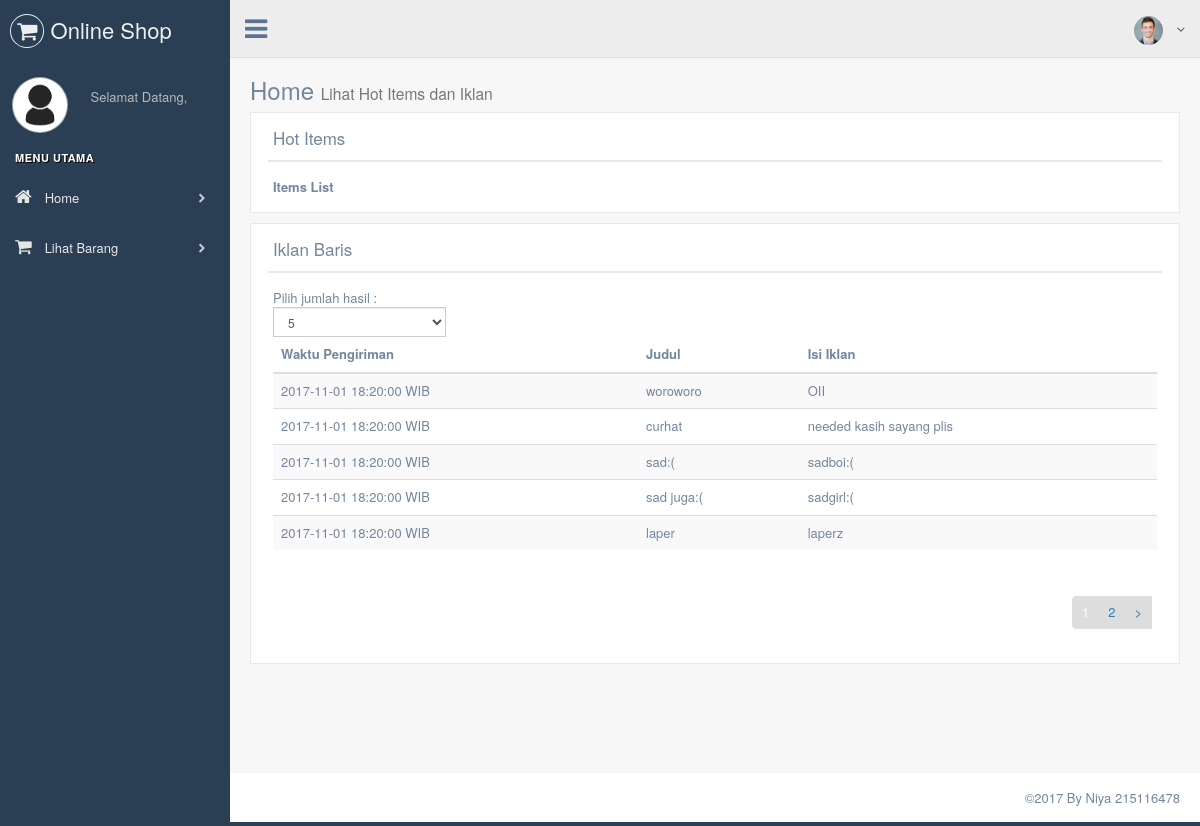
The page /index.php/user on the database as committed earlier.
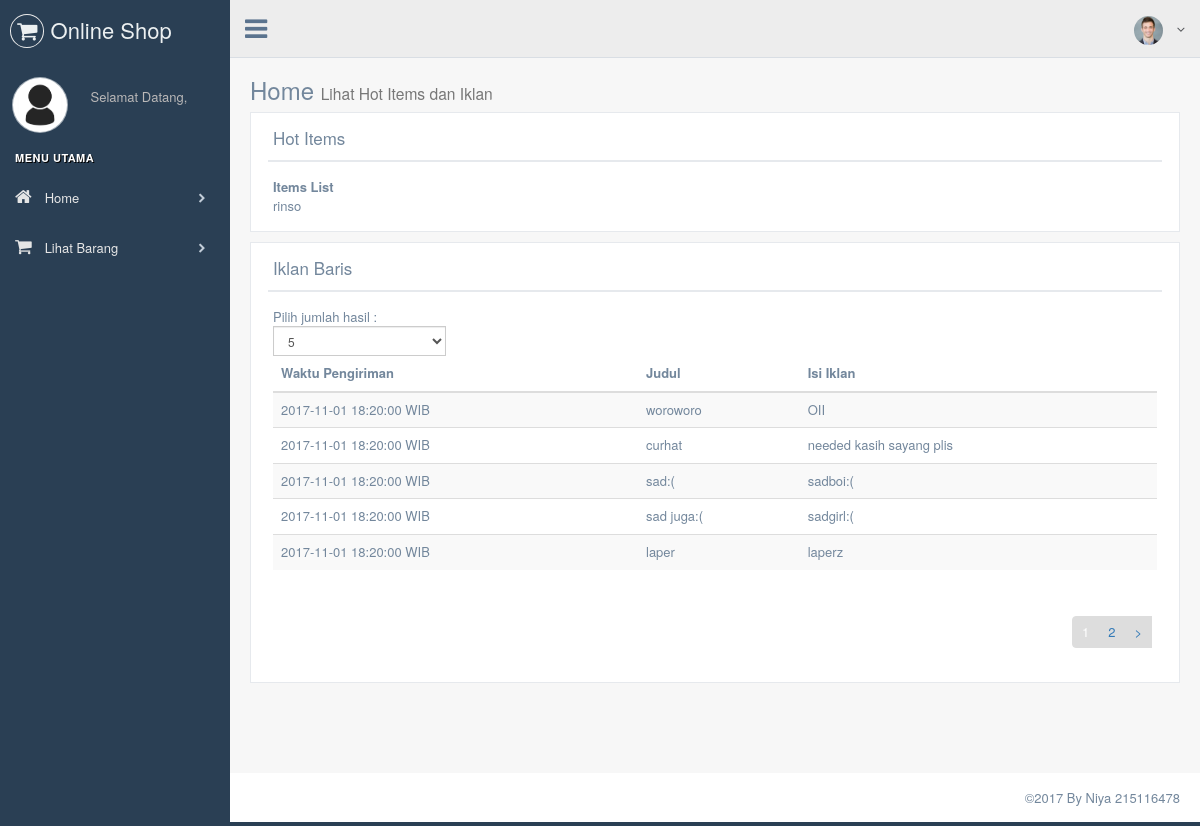
The same page on the database as committed later.
### tables this page shows
CREATE TABLE `iklan` (
  `ID_IKLAN` int(11) NOT NULL,
  `JUDUL_IKLAN` varchar(100) NOT NULL,
  `ISI_IKLAN` varchar(100) NOT NULL,
  `TIMESTAMP` timestamp NOT NULL DEFAULT CURRENT_TIMESTAMP
);

CREATE TABLE `barang` (
  `ID_BARANG` int(11) NOT NULL,
  `NAMA_BARANG` varchar(50) NOT NULL,
  `HARGA_BARANG` int(11) NOT NULL,
  `JUMLAH_BARANG` int(11) NOT NULL,
  `HOT_BARANG` int(1) NOT NULL DEFAULT '0'
);

### index.php (called while the page is built, shortened)
<?php
require_once BASEPATH.'core/CodeIgniter.php';

### application/models/M_Iklan.php (called while the page is built, shortened)
<?php
class M_Iklan extends CI_Model{
	public function fetch($limit,$start){
		$this->db->limit($limit,$start);
		$query=$this->db->get('iklan');
		return $query->result();
	}
}
?>

### application/models/M_Barang.php (called while the page is built, shortened)
<?php
class M_Barang extends CI_Model{
	public function getHotBarang(){
		return $this->db->get_where('barang',array('HOT_BARANG'=>1))->result_array();
	}
}
?>

### application/views/user_iklan_baris.php (the view)
<div class="row">
	<div class="col-md-12 col-sm-12 col-xs-12">
		<div class="x_panel">
			<div class="x_title">
				<h2>Iklan Baris <small>Lihat Iklan yang diposting user lain</small></h2>
				<div class="clearfix"></div>
			</div>
			<div class="x_content">
				<div class="row">
					<div class="col-sm-6">
						<div class="dataTables_length" id="datatable_length">
							Pilih jumlah hasil :
							<?php echo form_open("User/index");
								echo '<select name="datatable_length" aria-controls="datatable" class="form-control input-sm" type="submit" onchange="this.form.submit()">';
										$x=array("5","10","15");
										for($i=0;$i<count($x);$i++){
											if($allowed == $x)$selected="selected";else $selected=" ";
											echo "<option value='".$x[$i]."' ".$selected.">".$x[$i]."</option>";
										}
								echo "</select>";
								echo form_close();
							?>
						</div>
					</div>
				</div>
				<table class="table table-striped projects">
				  <thead>
				    <tr>
				    <th>Waktu Pengiriman</th>
				    <th>Judul</th>
				    <th>Isi Iklan</th>
				    </tr>
				  </thead>
				  <tbody>
				  <?php foreach($results as $iklan){
				    echo
				    '<tr>
				    <td>'.
				      $iklan->TIMESTAMP." WIB".'
				    </td>
				    <td>'.
				      $iklan->JUDUL_IKLAN.'
				    </td>
				    <td>'.
				      $iklan->ISI_IKLAN.'
				    </td>
				    </tr>';
				  } ?>
				  </tbody>
				</table>
			</div>
	<div class="col-sm-5">
		<div class="dataTables_info" id="datatable_info" role="status" aria-live="polite"></div></div>
	<div class="col-sm-7">
		<div class="dataTables_paginate paging_simple_numbers" id="datatable_paginate">
			<?php echo $links;?>
		</div>
	</div>
	</div>
</div>

### application/controllers/User.php (shortened to what this page needs)
<?php
class User extends CI_Controller{
	function __construct(){
		$this->load->helper(array('url','form','cookie'));
		$this->load->library(array('form_validation','session','pagination'));
		$models=array(
			'M_User'=>'user',
			'M_Barang'=>'barang',
			'M_Iklan'=>'iklan'
		);
		$this->load->model($models);
	}
	public function index(){
		if($this->input->post('btnBackUser')==true){
			redirect('User/index');
		}
		else{
			$history=$this->session->userdata('searchItem');
			$this->session->set_userdata('searchItem',$history);
			$data['user']=$this->user->getUserName($this->session->userdata('username'));
			$data['hotBarang']=$this->barang->getHotBarang();
			$config=array();
			$config["base_url"]=base_url()."User/index";
			$config["total_rows"]=$this->iklan->record_count();
			$config["per_page"]=5;
			$config["uri_segment"]=3;
			$config["full_tag_open"] = '<ul class="pagination">';
			$config["full_tag_close"] = '</ul>';
			$config["first_link"] = "&laquo;";
			$config["first_tag_open"] = "<li>";
			$config["first_tag_close"] = "</li>";
			$config["last_link"] = "&raquo;";
			$config["last_tag_open"] = "<li>";
			$config["last_tag_close"] = "</li>";
			$config['next_link'] = '&gt;';
			$config['next_tag_open'] = '<li>';
			$config['next_tag_close'] = '<li>';
			$config['prev_link'] = '&lt;';
			$config['prev_tag_open'] = '<li>';
			$config['prev_tag_close'] = '<li>';
			$config['cur_tag_open'] = '<li class="active"><a href="#">';
			$config['cur_tag_close'] = '</a></li>';
			$config['num_tag_open'] = '<li>';
			$config['num_tag_close'] = '</li>';
			$this->pagination->initialize($config);
			$data["allowed"]=$config["per_page"];
			$page=($this->uri->segment(3))? $this->uri->segment(3) : 0;
			$data["results"]=$this->iklan->fetch($config["per_page"],$page);
			$data["links"]=$this->pagination->create_links();
			$data["halaman"]=$this->pagination->cur_page;
			$data['container']=array("user_hot_items","user_iklan_baris");
			$data['templateData']=array(
				"title"=>"Home",
				"description"=>"Lihat Hot Items dan Iklan"
			);
			$this->load->view('template/template',$data);
		}
	}
}
?>

### application/views/template/template.php (shortened to what this page needs)
<!DOCTYPE html>
<html lang="en">
  <head>
    <link href="http://localhost/6478/vendors/bootstrap/dist/css/bootstrap.min.css" rel="stylesheet">
    <link href="http://localhost/6478/vendors/font-awesome/css/font-awesome.min.css" rel="stylesheet">
    <link href="http://localhost/6478/vendors/nprogress/nprogress.css" rel="stylesheet">
    <link href="http://localhost/6478/vendors/iCheck/skins/flat/green.css" rel="stylesheet">
    <link href="http://localhost/6478/vendors/bootstrap-progressbar/css/bootstrap-progressbar-3.3.4.min.css" rel="stylesheet">
    <link href="http://localhost/6478/build/css/custom.min.css" rel="stylesheet">
    <link href="http://localhost/6478/vendors/datatables.net-bs/css/dataTables.bootstrap.min.css" rel="stylesheet">
    <link href="http://localhost/6478/vendors/datatables.net-buttons-bs/css/buttons.bootstrap.min.css" rel="stylesheet">
    <link href="http://localhost/6478/vendors/datatables.net-fixedheader-bs/css/fixedHeader.bootstrap.min.css" rel="stylesheet">
    <link href="http://localhost/6478/vendors/datatables.net-responsive-bs/css/responsive.bootstrap.min.css" rel="stylesheet">
  </head>
  <body class="nav-md">
    <div class="container body">
      <div class="main_container">
        <?php
        $this->load->view("template/profile_info");
        $this->load->view("template/sidebar");
        $this->load->view("template/nav");?>
        <div class="right_col" role="main">
          <div class="">
            <div class="page-title">
              <div class="title_left">
                <h3><?php echo $templateData["title"].' <small>'.$templateData["description"].'</small></h3>';?>
              </div>
            </div>
            <div class="clearfix"></div>
            <?php foreach($container as $t){
                $this->load->view($t);
            }?>
          </div>
            </div>
    </div>
</div>
        </div>
        <?php $this->load->view("template/footer");?>
  </body>
</html>

### application/views/template/profile_info.php (shortened to what this page needs)
<div class="col-md-3 left_col">
  <div class="left_col scroll-view">
    <div class="navbar nav_title" style="border: 0;">
      <a href="index.html" class="site_title"><i class="fa fa-shopping-cart"></i> <span>Online Shop</span></a>
    </div>
    <div class="profile clearfix">
      <div class="profile_pic">
        <img src="http://localhost/6478/resources/user.png" alt="..." class="img-circle profile_img">
      </div>
      <div class="profile_info">
        <span>Selamat Datang,<br>
          <?php echo $this->session->userdata['name'];?></span>
      </div>
    </div>
    <br />

### application/views/template/sidebar.php
    <div id="sidebar-menu" class="main_menu_side hidden-print main_menu">
      <div class="menu_section">
        <h3>Menu Utama</h3>
        <ul class="nav side-menu">
          <li><a href="http://localhost/6478/index.php/User/index"><i class="fa fa-home"></i> Home <span class="fa fa-chevron-right"></span></a>
          </li>
          <li><a href="http://localhost/6478/index.php/Barang/index"><i class="fa fa-shopping-cart"></i> Lihat Barang <span class="fa fa-chevron-right"></span></a>
          </li>
        </ul>
      </div>
    </div>
  </div>
</div>

### application/views/template/nav.php (shortened to what this page needs)
<div class="top_nav">
   <div class="nav_menu">
     <nav>
       <div class="nav toggle">
         <a id="menu_toggle"><i class="fa fa-bars"></i></a>
       </div>
       <ul class="nav navbar-nav navbar-right">
         <li class="">
           <a href="javascript:;" class="user-profile dropdown-toggle" data-toggle="dropdown" aria-expanded="false">
             <img src="images/img.jpg" alt=""><?php echo $this->session->userdata['name'];?>
             <span class=" fa fa-angle-down"></span>
           </a>
         </li>
       </ul>
     </nav>
   </div>
 </div>

### application/views/user_hot_items.php
<div class="row">
	<div class="col-md-12 col-sm-12 col-xs-12">
		<div class="x_panel">
			<div class="x_title">
				<h2>Hot Items <small>Item yang paling dicari saat ini</small></h2>
				<div class="clearfix"></div>
			</div>
			<div class="x_content">
				<table>
					<tr>
						<th>Items List</th>
					</tr>
					<?php for($i=0;$i<count($hotBarang);$i++){?>
					<tr>
						<td><?php echo $hotBarang[$i]['NAMA_BARANG'];?></td>
					</tr>
					<?php }?>
				</table>
			</div>
		</div>
	</div>
</div>

### application/views/template/footer.php
<footer>
  <div class="pull-right">
    ©2017 By Niya 215116478
  </div>
  <div class="clearfix"></div>
</footer>

Rows that differ between the two databases and show on the page:
now on this page (row edited): barang: NAMA_BARANG "rinso"
